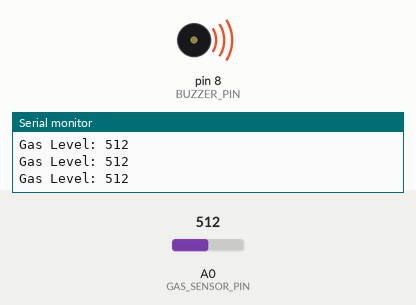
The sketch below on a simulated Arduino Uno, built with avr-gcc and run on an emulated ATmega328P. On the bench: buzzer (waves = sounding, pin HIGH), the last lines printed to the serial monitor. Inputs (shaded band) come from the test bench; at power-on: A0 (GAS_SENSOR_PIN) = 512.

Above: at 1.2 s.
1.3 s: A0 (GAS_SENSOR_PIN) set to 408
2.8 s: A0 (GAS_SENSOR_PIN) set to 390
At 3.9 s:
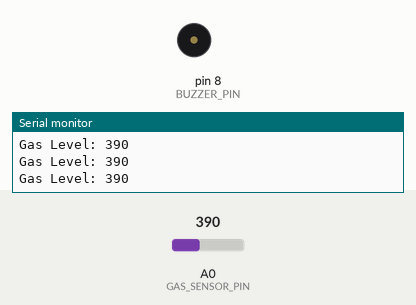
4.3 s: A0 (GAS_SENSOR_PIN) set to 410
At 5.2 s:
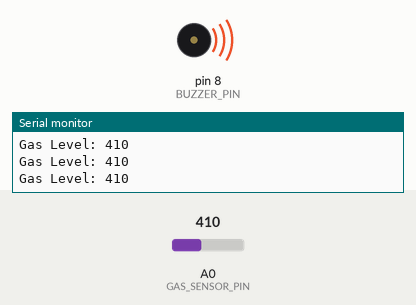
5.9 s: A0 (GAS_SENSOR_PIN) set to 306
At 6.6 s:
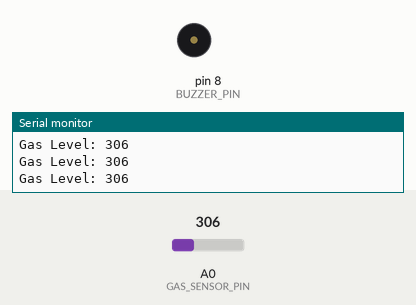
Timing chart, 0 to 8.5 s (numbered marks = the images above; inputs shaded):
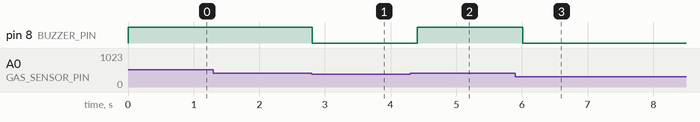

Measured:
- the behaviour switches between 401 and 400 on A0 (GAS_SENSOR_PIN) (found by bisection; images 0 and 1)
- after the input at 2.8 s, pin 8 (BUZZER_PIN): HIGH → LOW at once
- after the input at 4.3 s, pin 8 (BUZZER_PIN): LOW → HIGH after 0.11 s
- after the input at 5.9 s, pin 8 (BUZZER_PIN): HIGH → LOW after 0.11 s

The sketch:

Gasalarm.ino
```cpp
// Pin Definitions
const int GAS_SENSOR_PIN = A0;
const int BUZZER_PIN     = 8;

// Threshold & Configuration
const int GAS_THRESHOLD  = 400; // Adjust based on calibration

void setup() {
  pinMode(GAS_SENSOR_PIN, INPUT);
  pinMode(BUZZER_PIN, OUTPUT);

  Serial.begin(9600);
  Serial.println("MQ-2 Gas Leakage Detector Initialized.");
}

void loop() {
  int gasLevel = analogRead(GAS_SENSOR_PIN);

  Serial.print("Gas Level: ");
  Serial.println(gasLevel);

  // Trigger alert if threshold exceeded
  if (gasLevel > GAS_THRESHOLD) {
    digitalWrite(BUZZER_PIN, HIGH);
  } else {
    digitalWrite(BUZZER_PIN, LOW);
  }

  delay(200); // Sampling interval
}
```
